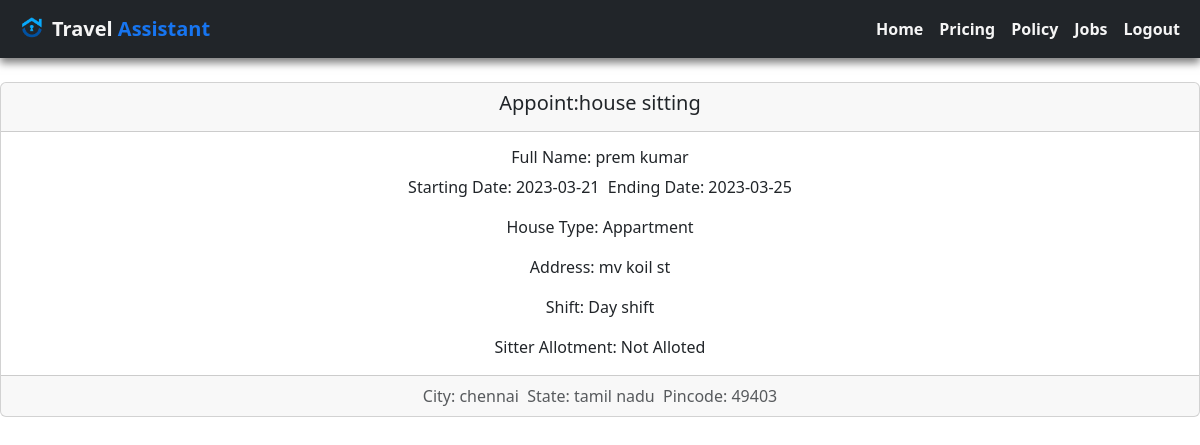
/submitted/form (signed in), run on the app's committed database.
### my_app/models.py (models this page shows, shortened)
class Resgistration(models.Model):
    STATUS=(
        ('Alloted','Alloted'),
        ('Not Alloted','Not Alloted')
    )
    username=models.ForeignKey(MyUser,on_delete=models.CASCADE)
    fullname=models.CharField(max_length=100,null=True)
    age=models.CharField(max_length=10,null=True)
    house_type=models.CharField(max_length=20,null=True)
    gender=models.CharField(max_length=20,null=True)
    phone_number=models.IntegerField(null=True)
    email=models.EmailField(null=True)
    house_sitter_gender=models.CharField(max_length=10,null=True)
    starting_date=models.CharField(max_length=10,null=True)
    ending_date=models.CharField(max_length=10,null=True)
    age_for_sitter=models.CharField(max_length=10,null=True)
    country_visit=models.CharField(max_length=100,null=True)
    staying_in_house=models.CharField(max_length=100,null=True)
    to_appoint=models.CharField(max_length=100,null=True)
    address=models.CharField(max_length=300,null=True)
    city=models.CharField(max_length=200,null=True)
    state=models.CharField(max_length=200,null=True)
    pincode=models.CharField(max_length=6,null=True)
    instructions=models.CharField(max_length=1000,null=True)
    sitter_allotment=models.CharField(max_length=100,null=True,choices=STATUS,default="Not Alloted")

### my_app/views.py (the view)
# urls.py: path('submitted/form',views.submitted_form,name='submitted_form'),
@login_required(login_url='login')
def submitted_form(request):
    submitted=Resgistration.objects.all().filter(username=request.user)
    return render(request,'my_app/submitted_form.html',{'submitted':submitted})

### my_app/templates/my_app/submitted_form.html (shortened to what this page needs)
{% load static %}
<!DOCTYPE html>
<html lang="en">
  <head>
    <link
      href="https://cdn.jsdelivr.net/npm/bootstrap@5.3.0-alpha1/dist/css/bootstrap.min.css"
      rel="stylesheet"
    />
  </head>
  <body>
    {% include 'my_app/navbar.html' %} {% if submitted %}
    <br />
    {% for obj in submitted %}
    <div class="card text-center">
      <div class="card-header"><h5>Appoint:{{obj.to_appoint}}</h5></div>
      <div class="card-body">
        <h6 class="card-title">Full Name: {{obj.fullname}}</h6>
        <p class="card-text">
          Starting Date: {{obj.starting_date}}&nbsp;&nbsp;Ending Date:
          {{obj.ending_date}}
        </p>
        <p class="card-text">House Type: {{obj.house_type}}</p>
        <p class="card-text">Address: {{obj.address}}</p>
        <p class="card-text">Shift: {{obj.staying_in_house}}</p>
        <p class="card-text">Sitter Allotment: {{obj.sitter_allotment}}</p>
      </div>
      <div class="card-footer text-muted">
        City: {{obj.city}}&nbsp;&nbsp;State: {{obj.state}}&nbsp;&nbsp;Pincode:
        {{obj.pincode}}
      </div>
    </div>
    <br />
    {% endfor %}
    <br />{% endif %}
  </body>
</html>

### data on the page
Resgistration: to_appoint "house sitting", fullname "prem kumar", starting_date "2023-03-21", ending_date "2023-03-25", house_type "Appartment", address "mv koil st", staying_in_house "Day shift", sitter_allotment "Not Alloted", city "chennai", state "tamil nadu", pincode "49403"
